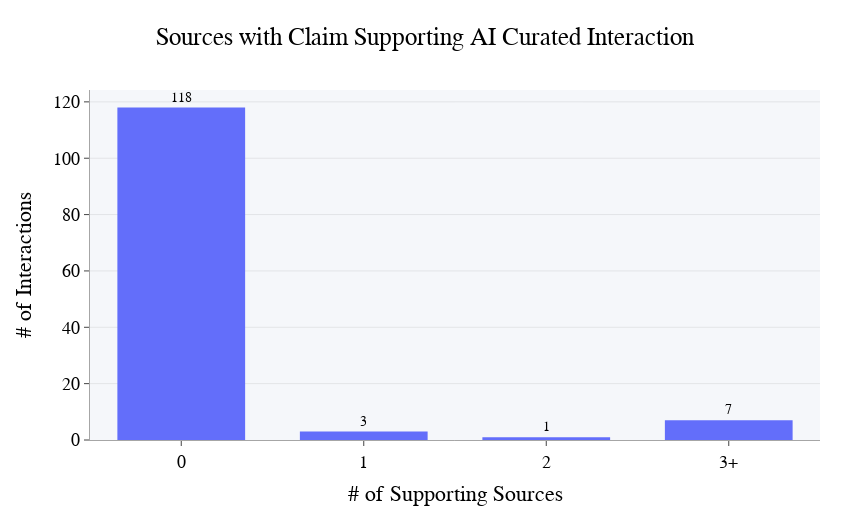

This figure's notebook cell:
### Markdown cell above
### Full dataset Novely Histogram

### Code cell
import plotly.graph_objects as go

pairs_all = ai_interactions[["drug_name", "gene_name"]].drop_duplicates()
dgidb_support_all = fetch_dgidb_sources_pmids(pairs_all)

def source_bin(n: int) -> str:
    if n <= 0:
        return "0"
    if n == 1:
        return "1"
    if n == 2:
        return "2"
    return "3+"

dgidb_support_all["source_bin"] = (
    dgidb_support_all["dgidb_source_count"]
    .fillna(0)
    .astype(int)
    .map(source_bin)
)
bin_order = ["0", "1", "2", "3+"]
bin_counts = dgidb_support_all["source_bin"].value_counts().reindex(bin_order, fill_value=0)


fig = go.Figure(
    data=[go.Bar(
        x=bin_counts.index,
        y=bin_counts.values,
        text=bin_counts.values,
        textposition="outside",
        cliponaxis=False,
        hovertemplate="DGIdb sources: %{x}<br>Interactions: %{y}<extra></extra>",
        marker=dict(line=dict(width=0))
    )]
)

fig.update_layout(
    title=dict(text="Sources with Claim Supporting AI Curated Interaction", x=0.5, xanchor="center"),
    template="plotly_white",
    font=dict(family="Arial", size=18, color="black"),
    paper_bgcolor="white",
    plot_bgcolor="rgba(245,247,250,1)",
    margin=dict(l=90, r=30, t=90, b=80),
    width=850,
    height=520,
    bargap=0.30,
)

fig.update_xaxes(
    title_text="# of Supporting Sources",
    categoryorder="array",
    categoryarray=bin_order,
    showline=True,
    linewidth=1,
    linecolor="rgba(0,0,0,0.35)",
    ticks="outside",
    showgrid=False,
)

fig.update_yaxes(
    title_text="# of Interactions",
    showline=True,
    linewidth=1,
    linecolor="rgba(0,0,0,0.35)",
    ticks="outside",
    showgrid=True,
    gridcolor="rgba(0,0,0,0.08)",
    zeroline=False,
    rangemode="tozero",
)

fig.update_traces(textfont=dict(size=14))
fig.show()
fig.write_image("graphs/dgidb_source_count_bins-d1.png", height=425,width=800,scale=3)

### Figure 1 — Plotly figure (JSON) as saved in the notebook; plotly's stock layout.template omitted (floating-point values rounded to 4 significant figures)
{"data": [{"cliponaxis": false, "hovertemplate": "DGIdb sources: %{x}<br>Interactions: %{y}<extra></extra>", "marker": {"line": {"width": 0}}, "text": [118.0, 3.0, 1.0, 7.0], "textfont": {"size": 14}, "textposition": "outside", "type": "bar", "x": ["0", "1", "2", "3+"], "y": [118, 3, 1, 7]}], "layout": {"bargap": 0.3, "font": {"color": "black", "family": "Arial", "size": 18}, "height": 520, "margin": {"b": 80, "l": 90, "r": 30, "t": 90}, "paper_bgcolor": "white", "plot_bgcolor": "rgba(245,247,250,1)", "title": {"text": "Sources with Claim Supporting AI Curated Interaction", "x": 0.5, "xanchor": "center"}, "width": 850, "xaxis": {"categoryarray": ["0", "1", "2", "3+"], "categoryorder": "array", "linecolor": "rgba(0,0,0,0.35)", "linewidth": 1, "showgrid": false, "showline": true, "ticks": "outside", "title": {"text": "# of Supporting Sources"}}, "yaxis": {"gridcolor": "rgba(0,0,0,0.08)", "linecolor": "rgba(0,0,0,0.35)", "linewidth": 1, "rangemode": "tozero", "showgrid": true, "showline": true, "ticks": "outside", "title": {"text": "# of Interactions"}, "zeroline": false}}}
